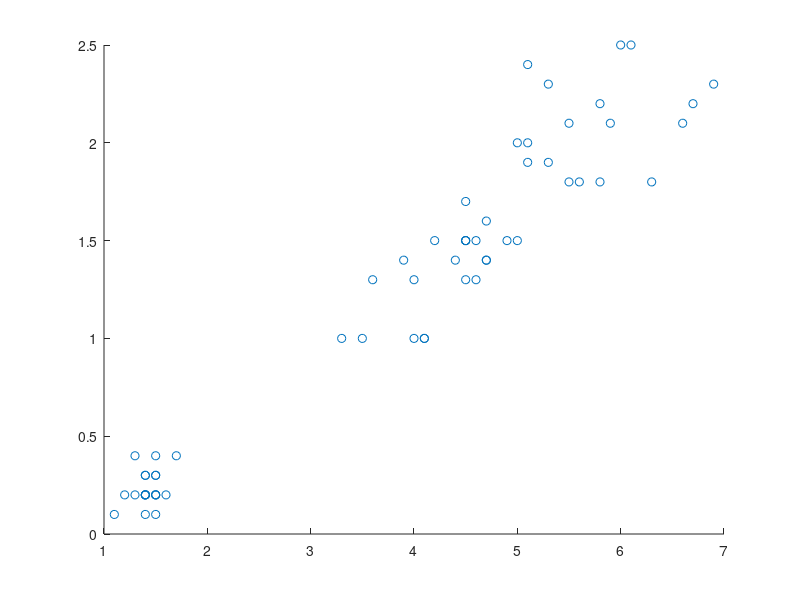

Source code (MATLAB):
clc 
close all
clear all
feature = zeros(60,2);
feature = importdata('data_k_means.mat');
max_f = max(feature);
max_x = max_f(1);
max_y = max_f(2);
min_f = min(feature);
min_x = min_f(1);
min_y = min_f(2);
diff_y = max_y - min_y;
diff_x = max_x - min_x;
centroid_1 = [diff_x/3,diff_y/3];
centroid_2 = [2*(diff_x/3), 2*(diff_y/3)];
centroid_3 = [3*(diff_x/3), 3*(diff_y/3)];
 x = feature(:,1);
 y = feature(:,2);
x_1 = centroid_1(1);
y_1 = centroid_1(2);
x_2 = centroid_2(1);
y_2 = centroid_2(2);
x_3 = centroid_3(1);
y_3 = centroid_3(2);
scatter(x,y);hold on
distance_11 = 0;
distance_21 = 0;
distance_31 = 0;
%scatter(x_1,y_1); hold on
%scatter(x_2,y_2); hold on 
%scatter(x_3,y_3); hold
%on

cluster1 = zeros(20,2);
cluster2 = zeros(20,2);
cluster3 = zeros(20,2);
%dist_cent1 = zeros(60);
j = 1;
p = 1;
q = 1;
center1 = zeros(1,2);
center2 = zeros(1,2);
center3 = zeros(1,2);
%while (center1(1,1) ~= x_1) & (center1(1,2) ~=y_1) & (center2(1,1) ~= x_2)
%& (center2(1,2)~= y_2) & (center3(1,1) ~= x_3) & (center3(1,2)~=y_3) t = 1
for iter = 1:1:100
    
     j = 1;
     p = 1;
     q = 1;
    for i = 1:1:length(feature)
        dist_cen1(i) = sqrt((x_1-x(i))^2+(y_1-y(i))^2);
        dist_cen2(i) = sqrt((x_2-x(i))^2+(y_2-y(i))^2);
        dist_cen3(i) = sqrt((x_3-x(i))^2+(y_3-y(i))^2);
        if dist_cen1(i) < dist_cen2 & dist_cen1(i) < dist_cen3(i) 
         
            cluster1(j,1) = x(i);
            cluster1(j,2) = y(i);
            j= j+1;
        elseif dist_cen2(i) < dist_cen1(i) & dist_cen2(i)< dist_cen3(i)
             cluster2(q,1) = x(i);
             cluster2(q,2) = y(i);
             q= q+1;
        elseif dist_cen3(i) < dist_cen1(i) & dist_cen3(i) < dist_cen2(i)
             cluster3(p,1) = x(i);
             cluster3(p,2) = y(i);
            p= p+1;
         
        end
    end

center1 = mean(cluster1);
center2 = mean(cluster2);
center3 = mean(cluster3);
if (center1(1,1) == x_1) & (center1(1,2) ==y_1) & (center2(1,1) == x_2) & (center2(1,2)~= y_2) & (center3(1,1) == x_3) & (center3(1,2)==y_3)
    break;
else
    x_1 = center1(1);
    y_1 = center1(2);
    x_2 = center2(1);
    y_2 = center2(2);
    x_3 = center3(1);
    y_3 = center3(2);
end
%t=t+1
end
%scatter(x_1,y_1,'+','linewidth',3); hold on
%scatter(x_2,y_2,'+','linewidth',3); hold on
%scatter(x_3,y_3,'+','linewidth',3); hold on
for i = 1:1:length(cluster1)
 distance_11 =distance_11+ sqrt((cluster1(i,1)-x_1)^2 + (cluster1(i,2)-y_1)^2);

end 
for j = 1:1:length(cluster2)
 distance_21 =distance_21+ sqrt((cluster2(j,1)-x_1)^2 + (cluster2(j,2)-y_2)^2);

end 
for z = 1:1:length(cluster3)
 distance_31 =distance_31+ sqrt((cluster3(z,1)-x_3)^2 + (cluster3(z,2)-y_3)^2);

end 
distance_c3 = distance_11+distance_21+distance_31;